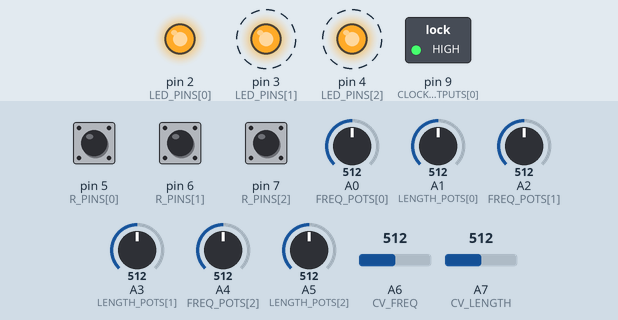
Bench run of a sketch on a simulated Arduino Nano, built with avr-gcc and run on an emulated ATmega328P. On the bench: switched loads named in the sketch (green lamp = pin HIGH), output pins drawn as LEDs (lit = HIGH). Dashed ring = blinking. The inputs (shaded band) are chosen by the test bench; at power-on: A1 (LENGTH_POTS[0]) = 512, A2 (FREQ_POTS[1]) = 512, pin 5 (R_PINS[0]) HIGH, pin 6 (R_PINS[1]) HIGH, pin 7 (R_PINS[2]) HIGH, A0 (FREQ_POTS[0]) = 512, A3 (LENGTH_POTS[1]) = 512, A4 (FREQ_POTS[2]) = 512, A5 (LENGTH_POTS[2]) = 512, A6 (CV_FREQ) = 512, A7 (CV_LENGTH) = 512. Random numbers use the default seed unless the sketch sets one; pins used as bus, display or sensor lines are not drawn.

Above: at 1.2 s.
1.3 s: A1 (LENGTH_POTS[0]) set to 498
At 3.06 s:
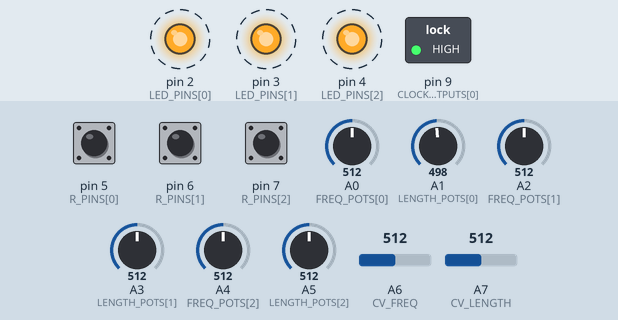
4.3 s: A2 (FREQ_POTS[1]) set to 490
7.3 s: A2 (FREQ_POTS[1]) set to 306
10.3 s: A2 (FREQ_POTS[1]) set to 30
At 10.7 s:
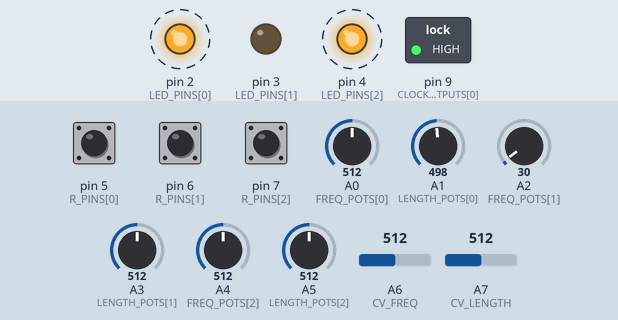
Timing chart, 0 to 14.3 s (numbered marks = the images above; inputs shaded):
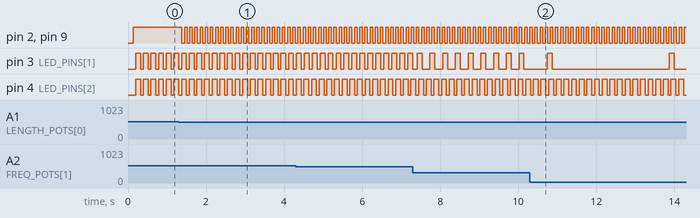

Measured:
- the behaviour switches between 512 and 511 on A1 (LENGTH_POTS[0]) (found by bisection; images 0 and 1)
- after the input at 1.3 s, pin 2 (LED_PINS[0]), pin 9 (CLOCK_OUTPUTS[0]): alternates HIGH for 0.06 s and LOW for 0.07 s, starting after 0.08 s
- by itself, pin 3 (LED_PINS[1]): alternates HIGH for 0.13 s and LOW for 3.0 s
- by itself, pin 4 (LED_PINS[2]): alternates HIGH for 0.13 s and LOW for 0.07 s

The sketch:

b4ClockworksII.ino
```cpp
// (licence header left out)
//#include <Arduino.h>
#include <avr/io.h>
#include <avr/interrupt.h>

// Pin Definitions
const byte CLOCK_OUTPUTS[3] = { 9, 10, 11 };  // Digital outputs for the 3 clocks
const byte FREQ_POTS[3] = { A0, A2, A4 };     // Analog inputs for frequency control
const byte LENGTH_POTS[3] = { A1, A3, A5 };   // Analog inputs for gate length control
const byte CV_FREQ = A6;                      // CV input for frequency modulation (clock 1)
const byte CV_LENGTH = A7;                    // CV input for gate length modulation (clock 1)
const byte LED_PINS[3] = { 2, 3, 4 };         // LEDs for clocks 1-3
const byte R_PINS[3] = { 5, 6, 7 };           // the switches for the clock mode

// Clock structures
struct Clock {
  unsigned int clockCount = 0;
  unsigned int durCount = 0;
  unsigned int clockInc = 1;
  unsigned int durInc = 1;
  bool randomMode = false;

  unsigned long period;         // Current period in microseconds
  unsigned long onTime;         // Gate on time in microseconds
  unsigned long nextEventTime;  // When the next toggle should happen

  bool state;      // Current output state
  byte outputPin;  // Physical output pin
  byte ledPin;     // Physical led output pin
  byte modePin;    // Physical randommode switch input pin
};

volatile Clock clocks[3];
byte clockCounter = 0;
void setup() {
  cli();  //noInterrupts();

  // Initialize serial for debugging
  //Serial.begin(115200);

  // Set up clock outputs
  for (byte i = 0; i < 3; i++) {
    pinMode(CLOCK_OUTPUTS[i], OUTPUT);
    pinMode(LED_PINS[i], OUTPUT);
    pinMode(R_PINS[i], INPUT_PULLUP);

    clocks[i].outputPin = CLOCK_OUTPUTS[i];
    clocks[i].ledPin = LED_PINS[i];
    clocks[i].modePin = R_PINS[i];

    clocks[i].state = LOW;
    digitalWrite(CLOCK_OUTPUTS[i], LOW);
  }

  // Initialize Timer1 for interrupt

  TCCR1A = 0;
  TCCR1B = 0;
  TCNT1 = 0;

  // Set compare match register for 1kHz interrupt rate
  OCR1A = 15999;            // = 16MHz / (prescaler * desired frequency) - 1
  TCCR1B |= (1 << WGM12);   // CTC mode
  TCCR1B |= (1 << CS10);    // No prescaling
  TIMSK1 |= (1 << OCIE1A);  // Enable timer compare interrupt
  sei();                    //interrupts();
}

byte counter = 0;

// Interrupt routine
ISR(TIMER1_COMPA_vect) {

  ++clockCounter;
  if (clockCounter > 1) {
    clockCounter = 0;

    for (byte currentClock = 0; currentClock < 3; ++currentClock) {
      clocks[currentClock].clockCount += clocks[currentClock].clockInc;
      if (clocks[currentClock].randomMode == true) {
        if (clocks[currentClock].clockCount > 50000) {
          unsigned int randomValue = random(1000);
          if (randomValue > 500) {
            clocks[currentClock].state = true;
            digitalWrite(clocks[currentClock].outputPin, HIGH);
            digitalWrite(clocks[currentClock].ledPin, HIGH);
            clocks[currentClock].durCount = 0;
          }
          clocks[currentClock].clockCount = 0;
        }
      } else {
        if (clocks[currentClock].clockCount > 50000) {
          clocks[currentClock].state = true;
          digitalWrite(clocks[currentClock].outputPin, HIGH);
          digitalWrite(clocks[currentClock].ledPin, HIGH);
          clocks[currentClock].clockCount = 0;
          clocks[currentClock].durCount = 0;
        }
      }

      if (clocks[currentClock].state == true) {
        clocks[currentClock].durCount += clocks[currentClock].durInc;
        if (clocks[currentClock].durCount > 32768) {
          clocks[currentClock].state = false;
          digitalWrite(clocks[currentClock].outputPin, LOW);
          digitalWrite(clocks[currentClock].ledPin, LOW);
        }
      }
    }
  }
}

void loop() {
  counter++;
  if (counter = 10) {
    // Read all potentiometers and update clock parameters

    // Read frequency potentiometer (0-10Hz)
    unsigned int freqRaw = analogRead(FREQ_POTS[0]);

    // Read length potentiometer (0-100% of period)
    unsigned int lengthRaw = analogRead(LENGTH_POTS[0]);

    // For clock 1, apply CV modulation

    // Read CV inputs
    unsigned int freqCV = analogRead(CV_FREQ);
    unsigned int lengthCV = analogRead(CV_LENGTH);

    // Apply modulation (here using 50% modulation depth)
    freqRaw>>=1;
    freqRaw += freqCV;
    lengthRaw = constrain(lengthRaw - lengthCV, 0, 1023);

    // the for-loop which could be here is unrolled for optimization, at least it saves one if

    clocks[0].clockInc = freqRaw + 1;
    clocks[0].durInc = lengthRaw + 1;

    // check for the random mode switch
    clocks[0].randomMode = digitalRead(clocks[0].modePin) == LOW ? true : false;  // switch is inverted, using internal pullup

    // clock 2
    freqRaw = analogRead(FREQ_POTS[1]);
    lengthRaw = analogRead(LENGTH_POTS[1]);
    clocks[1].clockInc = freqRaw + 2;
    clocks[1].durInc = lengthRaw + 1;
    clocks[1].randomMode = digitalRead(clocks[1].modePin) == LOW ? true : false;

    // clock 3
    freqRaw = analogRead(FREQ_POTS[2]);
    lengthRaw = analogRead(LENGTH_POTS[2]);
    clocks[2].clockInc = freqRaw + 2;
    clocks[2].durInc = lengthRaw + 1;
    clocks[2].randomMode = digitalRead(clocks[2].modePin) == LOW ? true : false;
  }
  // Small delay to prevent loop from running too fast
  delayMicroseconds(100);
}
```
